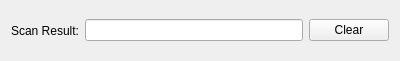
<?xml version="1.0" encoding="UTF-8"?>
<ui version="4.0">
 <class>Widget</class>
 <widget class="QWidget" name="Widget">
  <property name="geometry">
   <rect>
    <x>0</x>
    <y>0</y>
    <width>400</width>
    <height>61</height>
   </rect>
  </property>
  <property name="windowTitle">
   <string>Widget</string>
  </property>
  <layout class="QHBoxLayout" name="horizontalLayout">
   <item>
    <widget class="QLabel" name="label">
     <property name="text">
      <string>Scan Result:</string>
     </property>
    </widget>
   </item>
   <item>
    <widget class="QLineEdit" name="resultEdit"/>
   </item>
   <item>
    <widget class="QPushButton" name="clearBtn">
     <property name="text">
      <string>Clear</string>
     </property>
    </widget>
   </item>
  </layout>
 </widget>
 <layoutdefault spacing="6" margin="11"/>
 <resources/>
 <connections/>
</ui>
